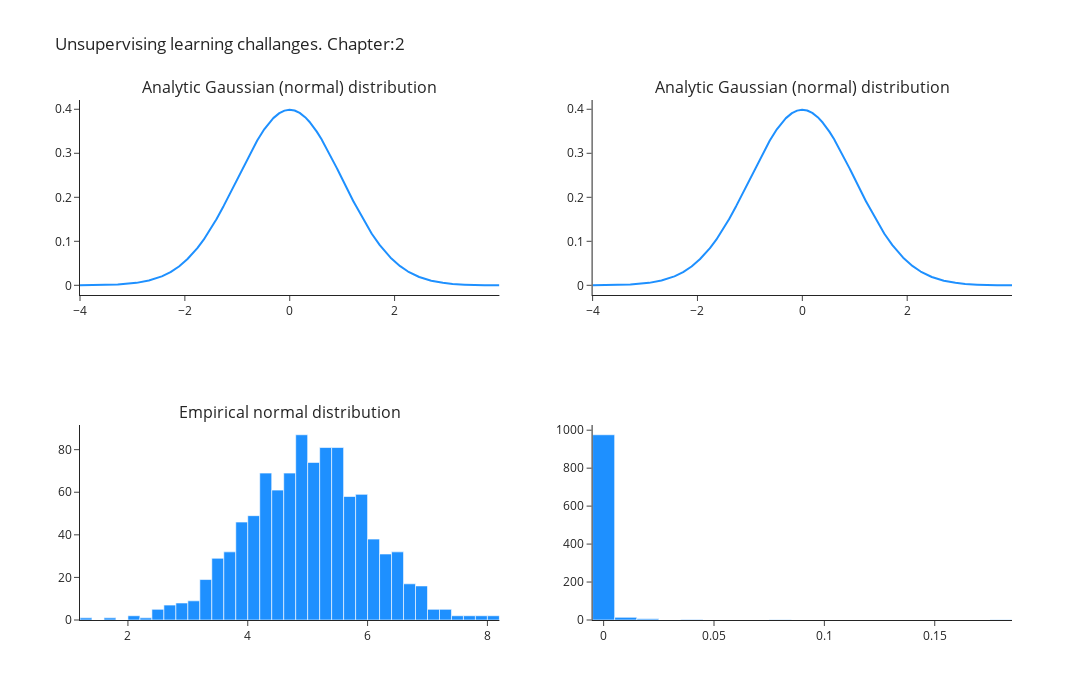

Source (notebook cell):
### Markdown cell above
it was complicated to finde names with example of plotly collors.

plotly use css color keywords

https://developer.mozilla.org/en-US/docs/Web/CSS/color_value
https://htmlcolorcodes.com/

### Code cell
x = np.arange(-4,4,0.001)
gaussian_ndist = norm.pdf(x)
random_ndist = norm.rvs(scale=1,loc=5, size=1000)
pbDensity_random =  norm.pdf(random_ndist) #norm(loc=5, scale=1).pdf(x)


fig = make_subplots(
    rows=2, cols=2,
    subplot_titles=(
        'Analytic Gaussian (normal) distribution',
        'Analytic Gaussian (normal) distribution',
        'Empirical normal distribution',''))

fig.add_trace(go.Scatter(x=x, y=gaussian_ndist,
                    mode='lines',
                    line=dict(color="dodgerblue",width=2)
                    ),row=1, col=1)

fig.add_trace(go.Scatter(x=x, y=gaussian_ndist,
                    mode='lines',
                    line=dict(color="dodgerblue",width=2)
                    ),row=1, col=2)

fig.add_trace(go.Histogram(x=random_ndist,
                    marker_color = 'dodgerblue'
                    ),row=2, col=1)

fig.add_trace(go.Histogram(x=pbDensity_random,
                    marker_color = 'dodgerblue', nbinsx=25
                    ),row=2, col=2)


# for row in [1,2]:
#     for column in [1,2]:

#         fig.update_xaxes(
#             dtick=1, row=row, col=column)


fig.update_layout(
    showlegend=False, 
    height=700, width=1200, 
    title_text="Unsupervising learning challanges. Chapter:2")

fig.show()

### Figure 1 — Plotly figure (JSON) as saved in the notebook; plotly's stock layout.template omitted (floating-point values rounded to 4 significant figures; data arrays with more than 128 entries replaced by an {"elided": "..."} marker saying what was removed)
{"data": [{"line": {"color": "dodgerblue", "width": 2}, "mode": "lines", "type": "scatter", "x": {"elided": "8000 float values"}, "xaxis": "x", "y": {"elided": "8000 float values"}, "yaxis": "y"}, {"line": {"color": "dodgerblue", "width": 2}, "mode": "lines", "type": "scatter", "x": {"elided": "8000 float values"}, "xaxis": "x2", "y": {"elided": "8000 float values"}, "yaxis": "y2"}, {"marker": {"color": "dodgerblue"}, "type": "histogram", "x": {"elided": "1000 float values"}, "xaxis": "x3", "yaxis": "y3"}, {"marker": {"color": "dodgerblue"}, "nbinsx": 25, "type": "histogram", "x": {"elided": "1000 float values"}, "xaxis": "x4", "yaxis": "y4"}], "layout": {"annotations": [{"font": {"size": 16}, "showarrow": false, "text": "Analytic Gaussian (normal) distribution", "x": 0.225, "xanchor": "center", "xref": "paper", "y": 1, "yanchor": "bottom", "yref": "paper"}, {"font": {"size": 16}, "showarrow": false, "text": "Analytic Gaussian (normal) distribution", "x": 0.775, "xanchor": "center", "xref": "paper", "y": 1, "yanchor": "bottom", "yref": "paper"}, {"font": {"size": 16}, "showarrow": false, "text": "Empirical normal distribution", "x": 0.225, "xanchor": "center", "xref": "paper", "y": 0.375, "yanchor": "bottom", "yref": "paper"}], "height": 700, "showlegend": false, "title": {"text": "Unsupervising learning challanges. Chapter:2"}, "width": 1200, "xaxis": {"anchor": "y", "domain": [0, 0.45]}, "xaxis2": {"anchor": "y2", "domain": [0.55, 1]}, "xaxis3": {"anchor": "y3", "domain": [0, 0.45]}, "xaxis4": {"anchor": "y4", "domain": [0.55, 1]}, "yaxis": {"anchor": "x", "domain": [0.625, 1]}, "yaxis2": {"anchor": "x2", "domain": [0.625, 1]}, "yaxis3": {"anchor": "x3", "domain": [0, 0.375]}, "yaxis4": {"anchor": "x4", "domain": [0, 0.375]}}}
